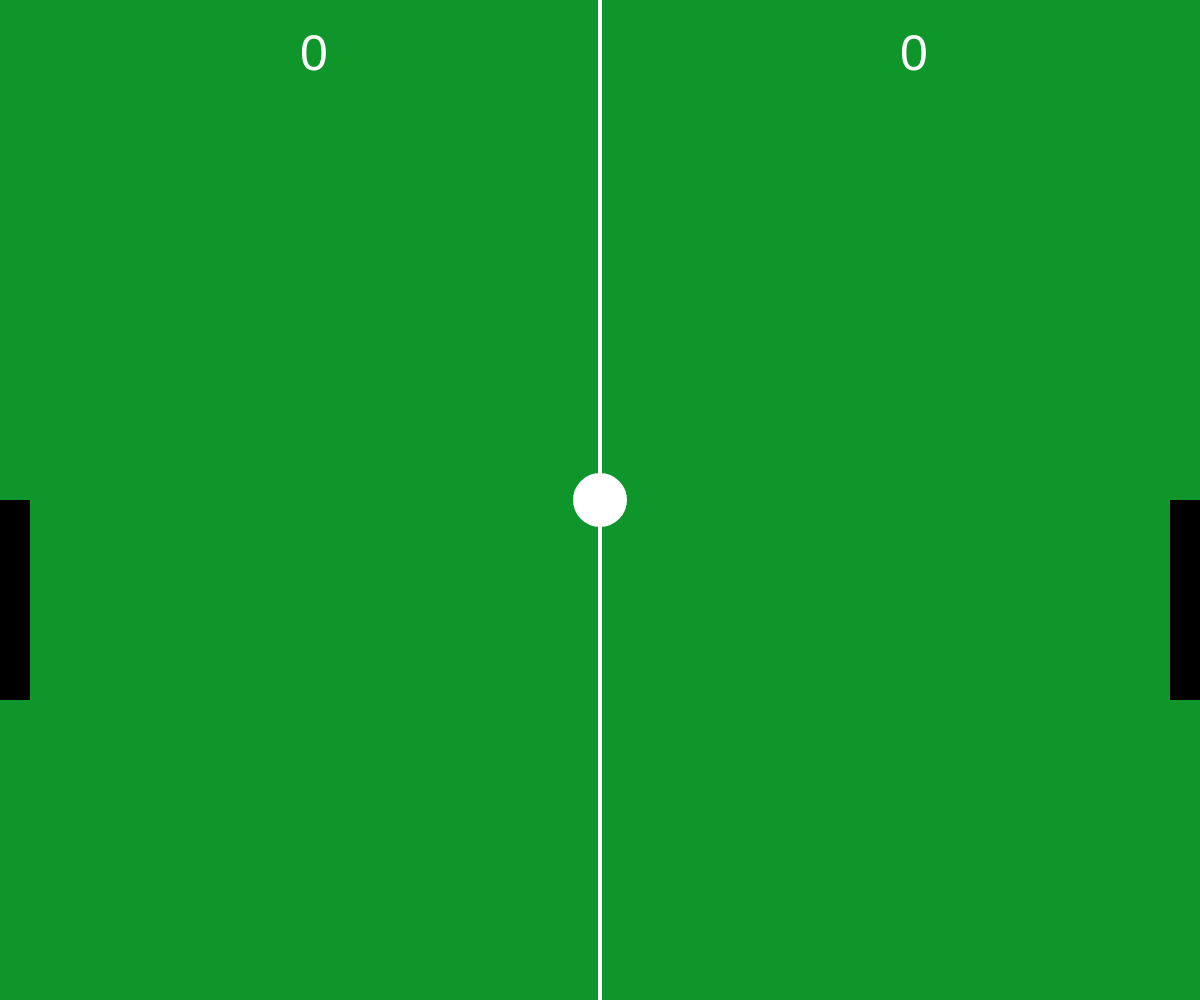
Frame 1 (no input)
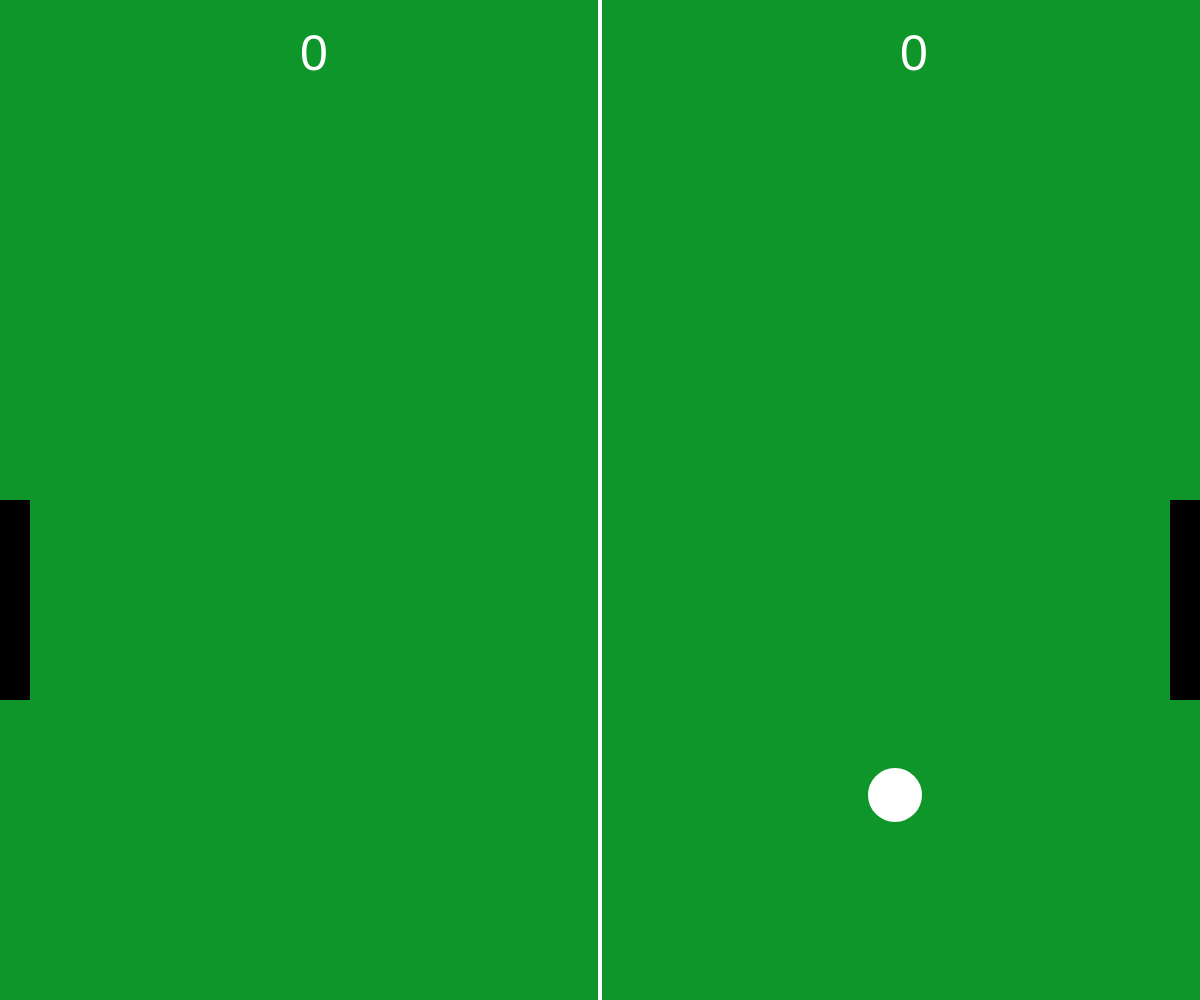
Frame 60 (no input)
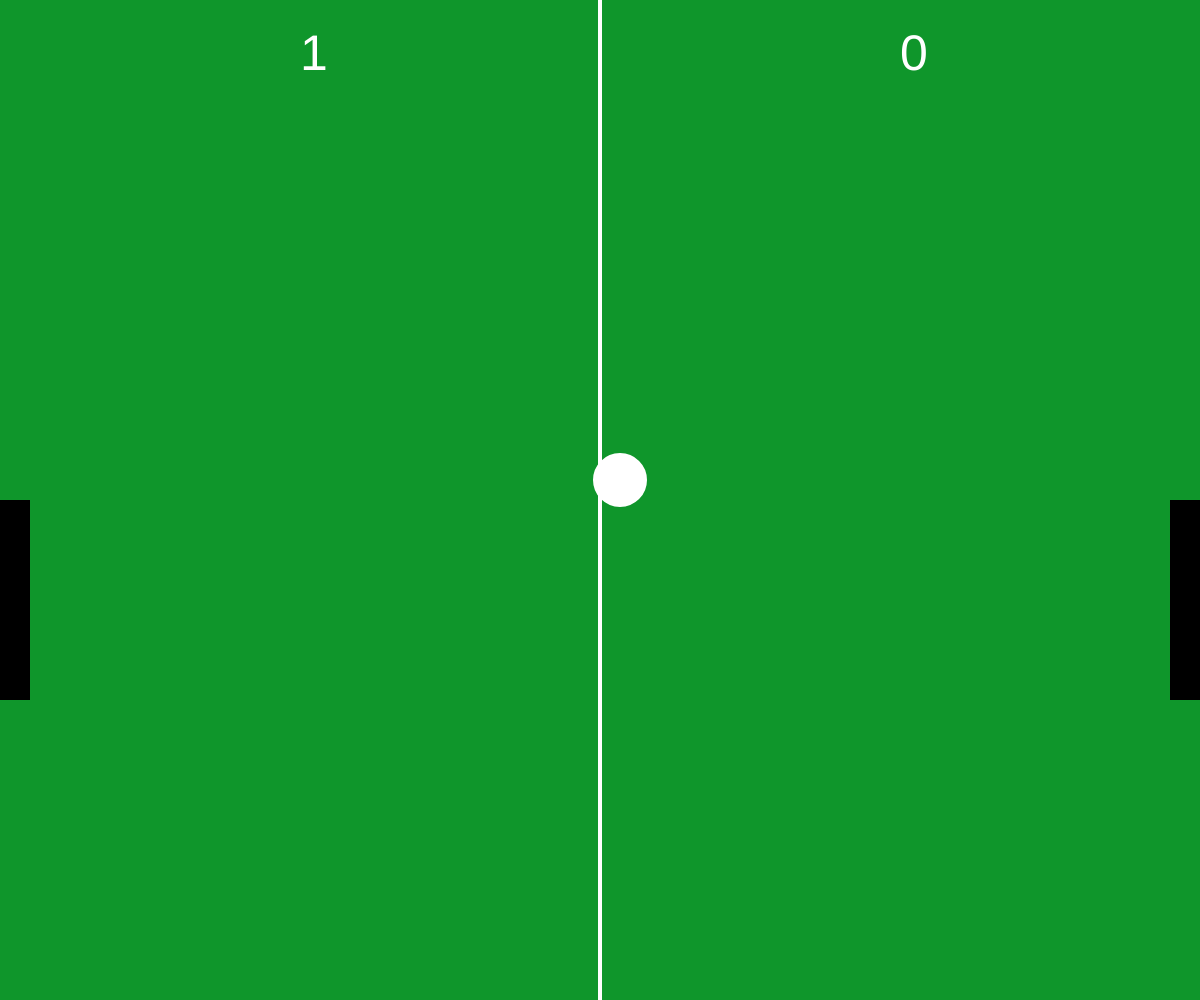
Frame 120 (the mouse pressed at the canvas centre since frame 60)

The p5.js sketch that drew these frames (run headless with seeded random() and noise() and a simulated clock; from frame 60 on, the mouse is pressed at the canvas centre):

// p5.js sketch
// ── sketch.js
let ball
let p1
let p2

function setup() {
	createCanvas(windowWidth,windowHeight)
	p1 = new Paddle(1, color('black'))
	p2 = new Paddle(2, color('black'))
	ball = new Ball()
}

function draw(){
	background('#0f962b')
	drawLine()
	ball.draw()
	ball.move()
	if(ball.collision(p1) || ball.collision(p2))
		ball.move()
	let checkScore = ball.checkScore()
	if(checkScore === 2)
		p2.updateScore()
	else if(checkScore === 1)
		p1.updateScore()
	p1.draw()
	p2.draw()
	
	if(keyIsDown(87))
		p1.move(-1)
	if(keyIsDown(83))
		p1.move(1)
	if(keyIsDown(UP_ARROW))
		p2.move(-1)
	if(keyIsDown(DOWN_ARROW))
		p2.move(1)

	showScore()
}

/*function keyPressed (){
	console.log(keyCode)
	switch(keyCode){
		case 87:
			p1.move(-1)
			break
		case 83:
			p1.move(1)
			break
		case UP_ARROW:
			p2.move(-1)
			break
		case DOWN_ARROW:
			p2.move(1)
			break
	}
}*/

const drawLine = function () {
	stroke('#fff')
	strokeWeight(4)
	line(width/2,0,width/2,height)
}

const showScore = function () {
	fill('#fff')
	textSize(50)
	text(p1.getScore(), width * 0.25, 70)
	text(p2.getScore(), width * 0.75, 70)
}

// ── Ball.js
 const Ball = function () {
 	let x= Math.floor(width/2)
 	let y= Math.floor(height/2)
 	const r = 25
 	let stepX = 5
 	let stepY = 5

	const reset = function () {
		stepX = 5
		x = Math.floor(width/2)
		y = Math.floor(height/2)
		stepX *= Math.round(Math.random()) * 2 - 1
		stepY *= Math.round(Math.random()) * 2 - 1
	} 	

 	const edges = function () {
 		if(y - r <= 0 || y + r >= height)
 			stepY = -stepY
 	}

 	const checkScore = function () {
 		if(x - r <= 0) {
 			reset()
 			return 2
 		}

 		if(x + r >= width) {
 			reset()
 			return 1
 		}

 		return 0
 	}

 	const move = function () {
 		x += stepX
 		y += stepY
 		edges()
 	}

 	const collision = function(player) {
 		let dx = Math.abs(x - player.getX() - player.getW()/2)
 		let dy = Math.abs(y - player.getY() - player.getH()/2)
 		
 		if(dx >player.getW() / 2 + r || dy > player.getH() / 2 + r)
 			return false

 		if(dx<= player.getW() / 2 || dy <= player.getH() / 2){
 			stepX = -stepX
 			if (stepX>0)
 				stepX++
 			else
 				stepX--
 			return true	
 		}
 	}

 	const draw = function () {
 		ellipseMode(CENTER)
 		fill('#fff')
 		ellipse(x,y,r*2,r*2)
 	}

 	return {
 		draw,
 		move,
 		collision,	
 		checkScore,
 	}
 }
// ── Paddle.js
const Paddle = function (player, color) {
	const c = color
	const w = 30
	const h = 200
	const p = player
	const x = p === 1 ? 0 : width - w
	const speed = 8
	let y = Math.floor(height / 2)
	let score = 0
	const UP = -1
	const DOWN = 1

	const getX = function () {
		return x
	}
	const getY = function () {
		return y
	}
	const getW = function () {
		return w
	}
	const getH = function () {
		return h
	}

	const getScore = function () {
		return score
	}

	const draw = function () {
		noStroke()
		rectMode(CORNER)
		fill(c)
		rect(x, y, w, h)
	}	

 	const move = function (dir) {
 		//if((y+ (speed*dir)) > 0 && (y+ (speed*dir))+h < height)
 		if (edge(dir))
 			y+= (speed*dir)
 		
 	}

 	const edge = function (dir) {
 		return (dir === UP && y > 0 || dir === DOWN && y < height-h)
 	}

 	const updateScore = function () {
 		score++
 	}

	return {
		draw,
		move,
		getX,
		getY,
		getW,
		getH,
		getScore,
		updateScore,
	}
}
